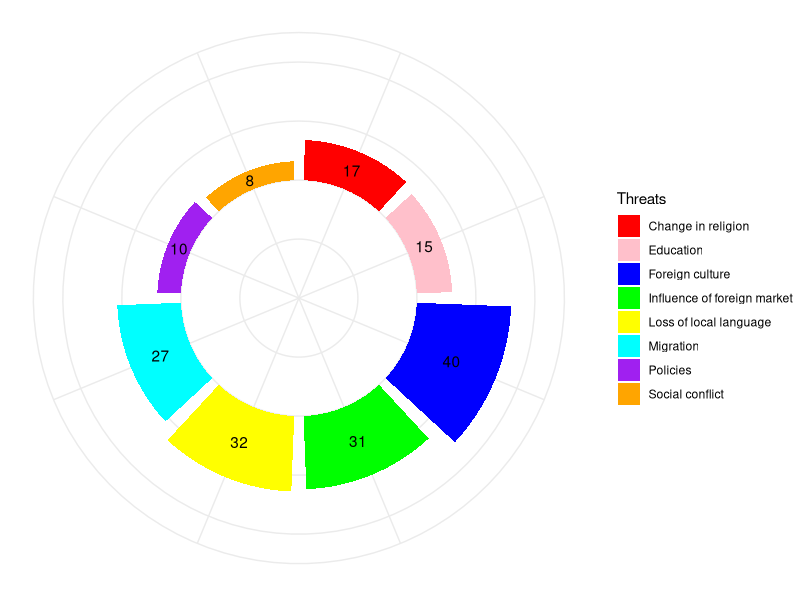

R code for this plot:
## ---- chunk 1
library(tidyverse)

set.seed(1235)

data <- data.frame(
  threats = c("Influence of foreign market", "Change in religion", "Loss of local language",
              "Foreign culture", "Education", "Migration", "Social conflict", "Policies"),
  count = c(31, 17, 32, 40, 15, 27, 8, 10)
)

plot <- ggplot(data, aes(x = as.factor(threats), y = count, fill = threats)) +
  geom_bar(stat = "identity") +
  ylim(-50, 50) +
  theme_minimal() +
  theme(axis.text = element_blank(),
        axis.title = element_blank(),
        plot.margin = unit(rep(0, 4), "cm")) +
  coord_polar(start = 0) +
  geom_text(aes(label = count), position = position_stack(vjust = 0.5)) +
  labs(fill = "Threats", x = NULL, y = NULL) +
  guides(fill = guide_legend(title = "Threats")) +
  scale_fill_manual(values = c("red", "pink", "blue", "green",
                               "yellow", "cyan", "purple", "orange")) +
  theme(legend.position = "right")
